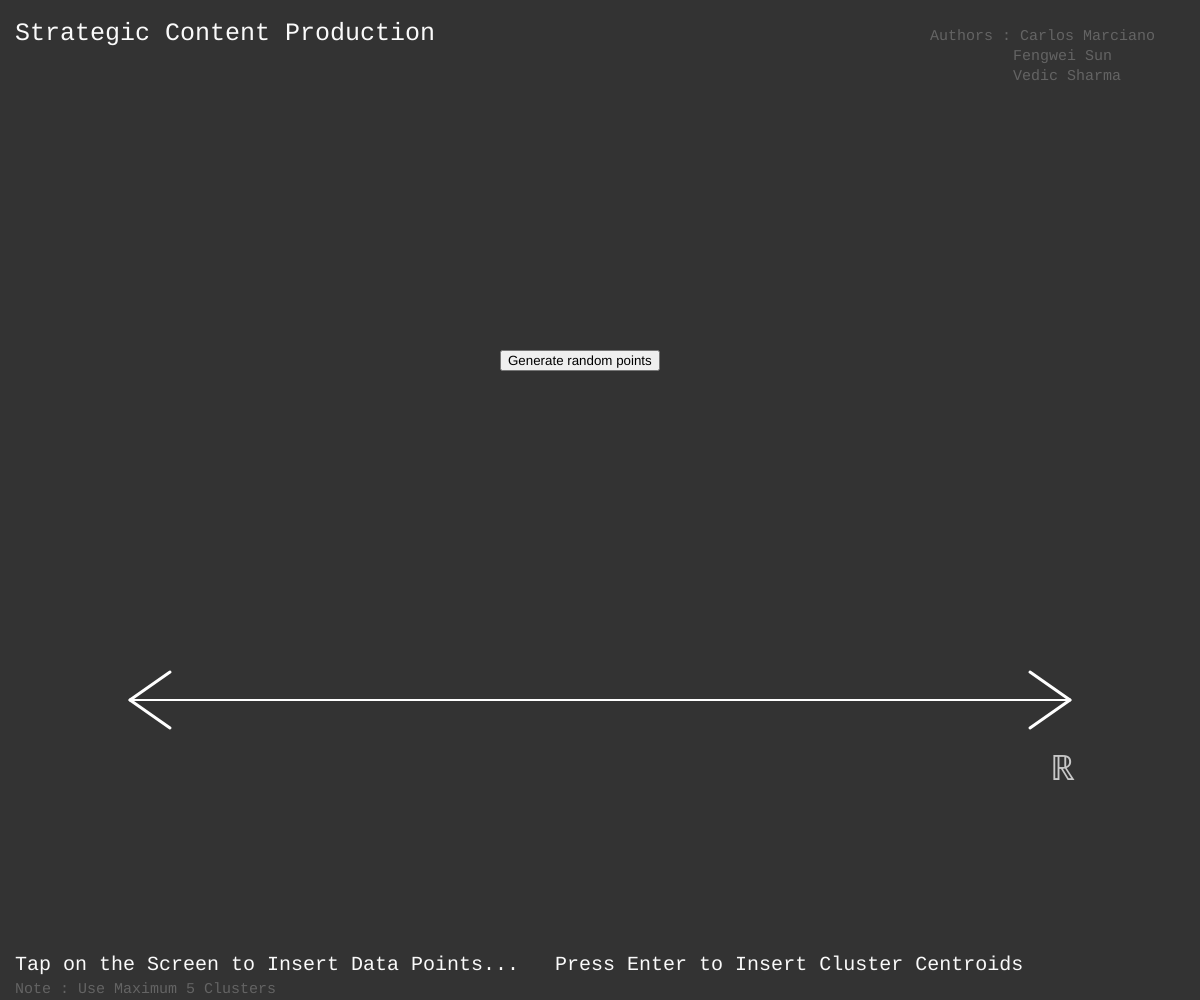
Frame 1 (no input)
Frame 60 (no input): identical to frame 1, image omitted
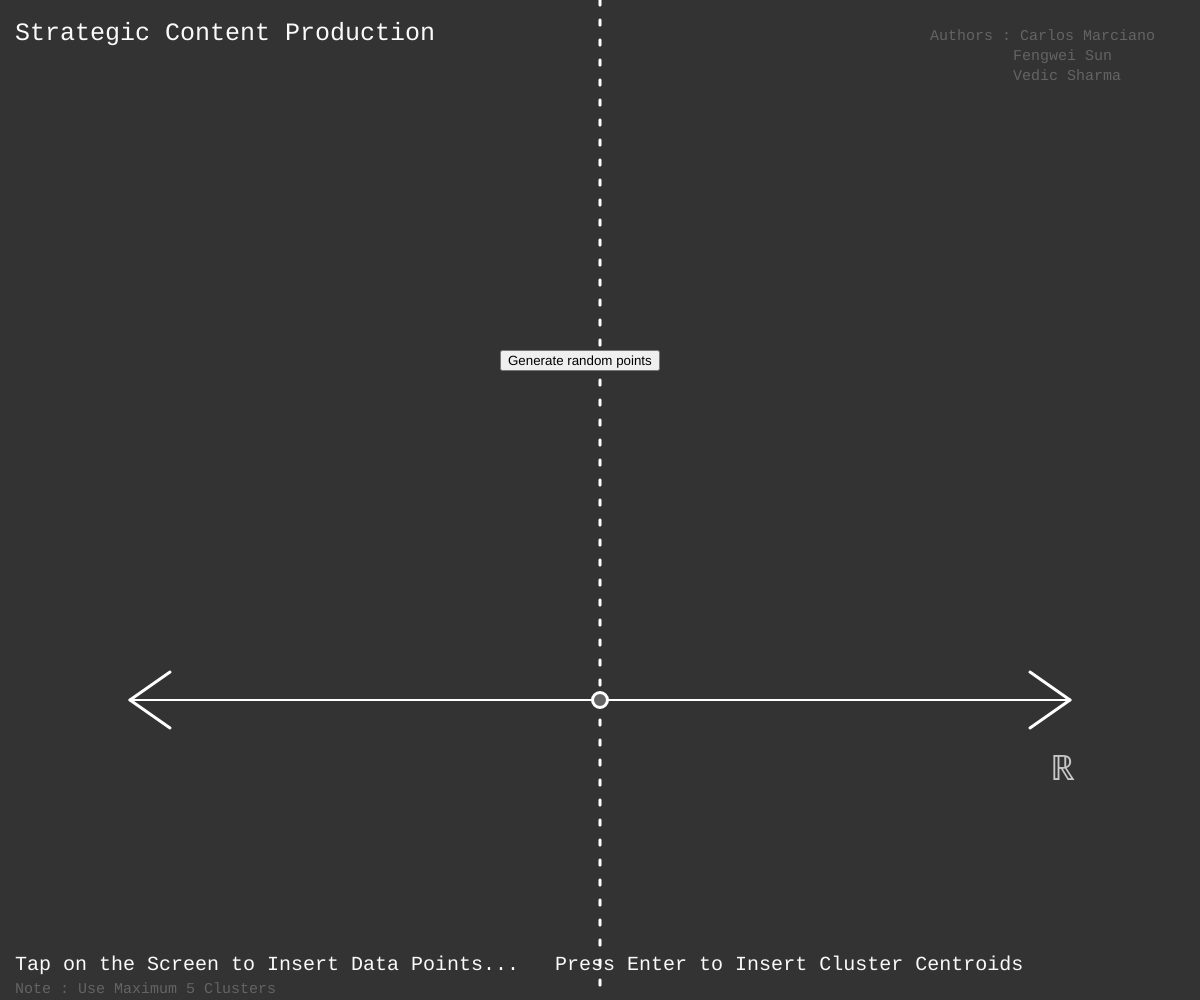
Frame 120 (the mouse pressed at the canvas centre since frame 60)

The p5.js sketch that drew these frames (run headless with seeded random() and noise() and a simulated clock; from frame 60 on, the mouse is pressed at the canvas centre):

// p5.js sketch
// ── sketch.js
var data = [];
var mean = [];

var c = [];

var isdata, ismean, islearning, step;

var colors = ["blue", "red", "yellow", "green", "pink", "white"];
var colorc = 0;

var instruction = "Tap on the Screen to Insert Data Points...   Press Enter to Insert Cluster Centroids";

var button;

function setup () {
  isdata = true;
  ismean = false;
  islearning = false;
  step = false;
  button = createButton('Generate random points');

  createCanvas(windowWidth, windowHeight);

}

function draw () {


  let offsetX = windowWidth - 130
  let offsetY = windowHeight - 0.3*windowHeight
  let arrowSlope = 40


  button.position(windowWidth/2 - 100, offsetY*0.5);


  background(51);

  fill(250);
  textFont('monospace');
  textSize(25);
  text("Strategic Content Production", 15, 40);
  textSize(20);
  text(instruction, 15, windowHeight - 30);
  fill(100);
  textSize(15);
  text("Note : Use Maximum 5 Clusters", 15, windowHeight - 7);
  text("Authors : Carlos Marciano", windowWidth - 270, 40);
  text("Fengwei Sun", windowWidth - 187, 60);
  text("Vedic Sharma", windowWidth - 187, 80);
  fill(200);
  textSize(35);
  text("\u211D", offsetX - 20, offsetY + 80);

  // Real line:
  stroke(255);
  strokeWeight(2);
  line(windowWidth - offsetX, offsetY, offsetX, offsetY);
  // Arrows:
  strokeWeight(3);
  line(windowWidth - offsetX, offsetY, windowWidth - offsetX + arrowSlope, offsetY + 0.7*arrowSlope);
  line(windowWidth - offsetX, offsetY, windowWidth - offsetX + arrowSlope, offsetY - 0.7*arrowSlope);
  line(offsetX, offsetY, offsetX - arrowSlope, offsetY - 0.7*arrowSlope);
  line(offsetX, offsetY, offsetX - arrowSlope, offsetY + 0.7*arrowSlope);

  // Dashed line:
  if ((mouseX > windowWidth - offsetX) && (mouseX < offsetX)) {
      drawingContext.setLineDash([5, 15]);
      line(mouseX, 0, mouseX, windowHeight);
      drawingContext.setLineDash([]);
      fill(100);
      ellipse(mouseX, offsetY, 15, 15);
  }


  noFill();
  noStroke();
  for (var i = 0; i < data.length; i++) {
    noStroke();
    fill(color(colors[c[i]]));
    ellipse(data[i], offsetY, 10, 10);
  }
  for (var i = 0; i < mean.length; i++) {
    noStroke();
    fill(color(colors[i]));
    ellipse(mean[i], offsetY, 20, 20);
  }
  noFill();
}

function mouseClicked () {
  if (isdata) {
    data.push(mouseX);
    c.push(5);
  } else if (ismean) {
    mean.push(mouseX);
    colorc++;
  }
}

function keyPressed () {
  if (keyCode === ENTER) {
    if (isdata == true && ismean == false) {
      isdata = false;
      ismean = true;
      instruction = "Tap on the Screen to Insert Cluster Centroids...   Press Enter to Start Clustering";
    } else if (isdata == false && ismean == true) {
      ismean = false;
      islearning = true;
      instruction = "Press Enter to Assign the Clusters to Data Points...";
    } else if (isdata == false && ismean == false && islearning == true) {
      if (step) {
        for (var i = 0; i < mean.length; i++) {
          mean[i] = average(i);
        }
        instruction = "Press Enter to Assign the Clusters to Data Points...";
      } else {
        for (var i = 0; i < data.length; i++) {
          c[i] = closestCentroid(i);
        }
        instruction = "Press Enter to Update the Cluster Centroids...";
      }
      step = !step;
    }
  }
}

function average (n) {

  var sumX = 0, count = 0;
  var avgX;

  for (var i = 0; i < data.length; i++) {
    if (c[i] == n) {
      sumX += data[i];
      count++;
    }
  }

  avgX = Math.trunc(sumX / count);

  return avgX;
}

function closestCentroid (n) {

  var minIndex = 0;
  //var minDistance = distanceSquare(data[n][0], data[n][1], mean[minIndex][0], mean[minIndex][1]);
  var minDistance = distanceLine(data[n], mean[minIndex]);

  for (var i = 1; i < mean.length; i++) {
    //var dis = distanceSquare(data[n][0], data[n][1], mean[i][0], mean[i][1]);
    var dis = distanceLine(data[n], mean[n]);

    if (dis < minDistance) {
      minDistance = dis;
      minIndex = i;
    }
  }

  return minIndex;
}

function distanceLine (x1, x2) {
    return Math.abs(x1 - x2);
}

function distanceSquare (x1, y1, x2, y2) {
  return (x1 - x2) * (x1 - x2) + (y1 - y2) * (y1 - y2);
}
